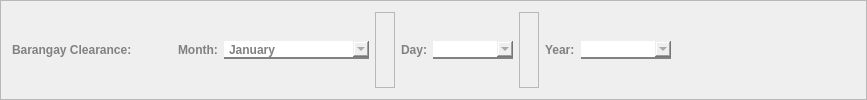
           <widget class="QFrame" name="bc_frame">
            <property name="frameShape">
             <enum>QFrame::StyledPanel</enum>
            </property>
            <property name="frameShadow">
             <enum>QFrame::Raised</enum>
            </property>
            <layout class="QHBoxLayout" name="horizontalLayout_43">
             <item>
              <widget class="QLabel" name="label_71">
               <property name="styleSheet">
                <string notr="true">font-family: Segoe UI;
				font-weight: bold;
				color: #818181;

border-radius: 0px;
border-color: white;
border-width: 0px;</string>
               </property>
               <property name="text">
                <string>Barangay Clearance:            </string>
               </property>
              </widget>
             </item>
             <item>
              <widget class="QLabel" name="label_72">
               <property name="styleSheet">
                <string notr="true">font-family: Segoe UI;
				font-weight: bold;
				color: #818181;

border-radius: 0px;
border-color: white;
border-width: 0px;</string>
               </property>
               <property name="text">
                <string>Month:</string>
               </property>
              </widget>
             </item>
             <item>
              <widget class="QComboBox" name="bc_choose_month_comboBox">
               <property name="minimumSize">
                <size>
                 <width>145</width>
                 <height>0</height>
                </size>
               </property>
               <property name="maximumSize">
                <size>
                 <width>175</width>
                 <height>16777215</height>
                </size>
               </property>
               <property name="cursor">
                <cursorShape>PointingHandCursor</cursorShape>
               </property>
               <property name="styleSheet">
                <string notr="true">QComboBox {
				font-family: Segoe UI;
				font-weight: bold;
				color: #818181;
                border: none;
                border-bottom: 2px solid #818181;
            }

QComboBox::hover{
color: #565656;
border-bottom: 2px solid #565656;
}

</string>
               </property>
               <item>
                <property name="text">
                 <string>January</string>
                </property>
               </item>
               <item>
                <property name="text">
                 <string>February</string>
                </property>
               </item>
               <item>
                <property name="text">
                 <string>March</string>
                </property>
               </item>
               <item>
                <property name="text">
                 <string>April</string>
                </property>
               </item>
               <item>
                <property name="text">
                 <string>May</string>
                </property>
               </item>
               <item>
                <property name="text">
                 <string>June</string>
                </property>
               </item>
               <item>
                <property name="text">
                 <string>July</string>
                </property>
               </item>
               <item>
                <property name="text">
                 <string>August</string>
                </property>
               </item>
               <item>
                <property name="text">
                 <string>September</string>
                </property>
               </item>
               <item>
                <property name="text">
                 <string>October</string>
                </property>
               </item>
               <item>
                <property name="text">
                 <string>November</string>
                </property>
               </item>
               <item>
                <property name="text">
                 <string>December</string>
                </property>
               </item>
              </widget>
             </item>
             <item>
              <widget class="QFrame" name="frame_74">
               <property name="minimumSize">
                <size>
                 <width>20</width>
                 <height>0</height>
                </size>
               </property>
               <property name="frameShape">
                <enum>QFrame::StyledPanel</enum>
               </property>
               <property name="frameShadow">
                <enum>QFrame::Raised</enum>
               </property>
              </widget>
             </item>
             <item>
              <widget class="QLabel" name="label_73">
               <property name="styleSheet">
                <string notr="true">font-family: Segoe UI;
				font-weight: bold;
				color: #818181;

border-radius: 0px;
border-color: white;
border-width: 0px;</string>
               </property>
               <property name="text">
                <string>Day:</string>
               </property>
              </widget>
             </item>
             <item>
              <widget class="QComboBox" name="bc_choose_day_comboBox">
               <property name="minimumSize">
                <size>
                 <width>80</width>
                 <height>0</height>
                </size>
               </property>
               <property name="maximumSize">
                <size>
                 <width>80</width>
                 <height>16777215</height>
                </size>
               </property>
               <property name="cursor">
                <cursorShape>PointingHandCursor</cursorShape>
               </property>
               <property name="styleSheet">
                <string notr="true">QComboBox {
				font-family: Segoe UI;
				font-weight: bold;
				color: #818181;
                border: none;
                border-bottom: 2px solid #818181;
            }

QComboBox::hover{
color: #565656;
border-bottom: 2px solid #565656;
}

</string>
               </property>
              </widget>
             </item>
             <item>
              <widget class="QFrame" name="frame_75">
               <property name="minimumSize">
                <size>
                 <width>20</width>
                 <height>0</height>
                </size>
               </property>
               <property name="frameShape">
                <enum>QFrame::StyledPanel</enum>
               </property>
               <property name="frameShadow">
                <enum>QFrame::Raised</enum>
               </property>
              </widget>
             </item>
             <item>
              <widget class="QLabel" name="label_74">
               <property name="styleSheet">
                <string notr="true">font-family: Segoe UI;
				font-weight: bold;
				color: #818181;

border-radius: 0px;
border-color: white;
border-width: 0px;</string>
               </property>
               <property name="text">
                <string>Year:</string>
               </property>
              </widget>
             </item>
             <item>
              <widget class="QComboBox" name="bc_choose_year_comboBox">
               <property name="minimumSize">
                <size>
                 <width>90</width>
                 <height>0</height>
                </size>
               </property>
               <property name="maximumSize">
                <size>
                 <width>80</width>
                 <height>16777215</height>
                </size>
               </property>
               <property name="cursor">
                <cursorShape>PointingHandCursor</cursorShape>
               </property>
               <property name="styleSheet">
                <string notr="true">QComboBox {
				font-family: Segoe UI;
				font-weight: bold;
				color: #818181;
                border: none;
                border-bottom: 2px solid #818181;
            }

QComboBox::hover{
color: #565656;
border-bottom: 2px solid #565656;
}

</string>
               </property>
              </widget>
             </item>
             <item>
              <spacer name="horizontalSpacer_66">
               <property name="orientation">
                <enum>Qt::Horizontal</enum>
               </property>
               <property name="sizeHint" stdset="0">
                <size>
                 <width>184</width>
                 <height>20</height>
                </size>
               </property>
              </spacer>
             </item>
            </layout>
           </widget>
